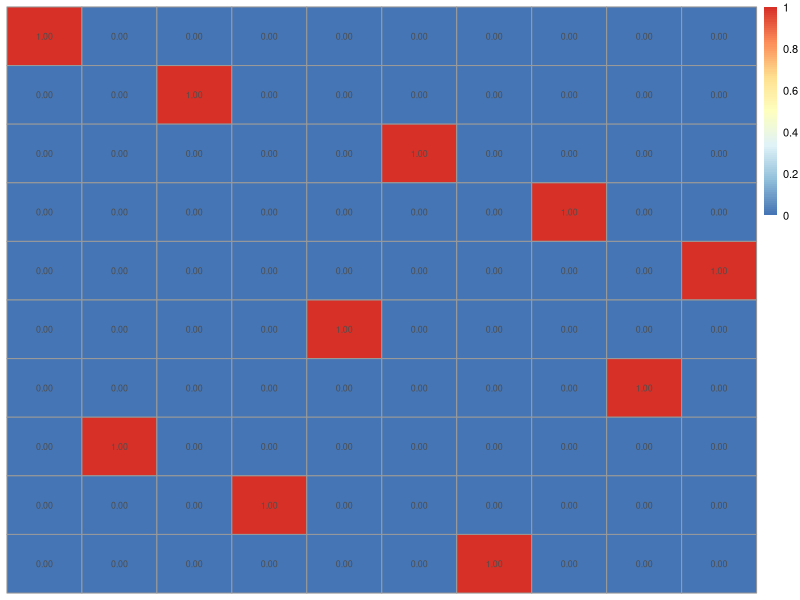
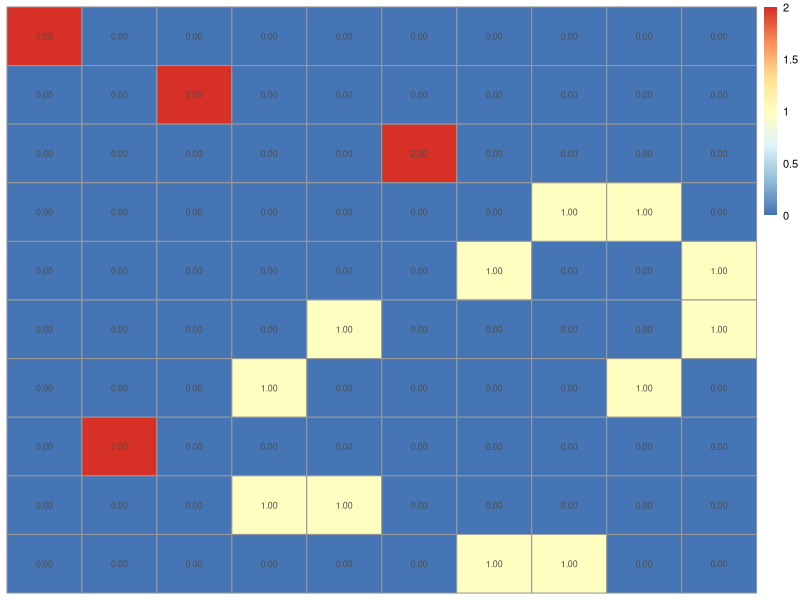
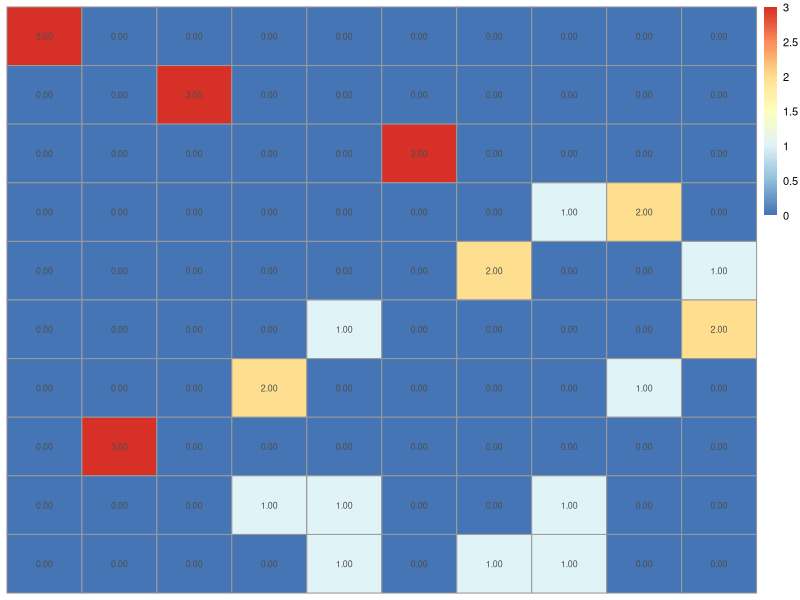
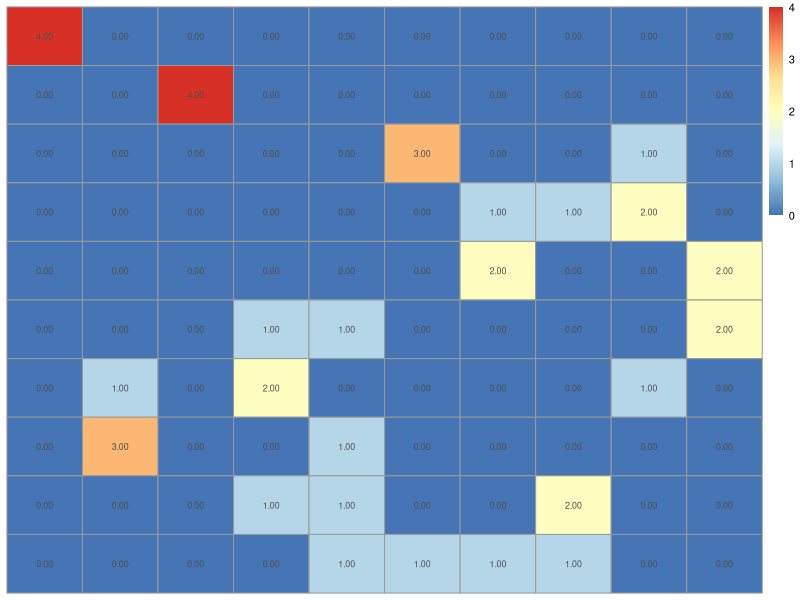
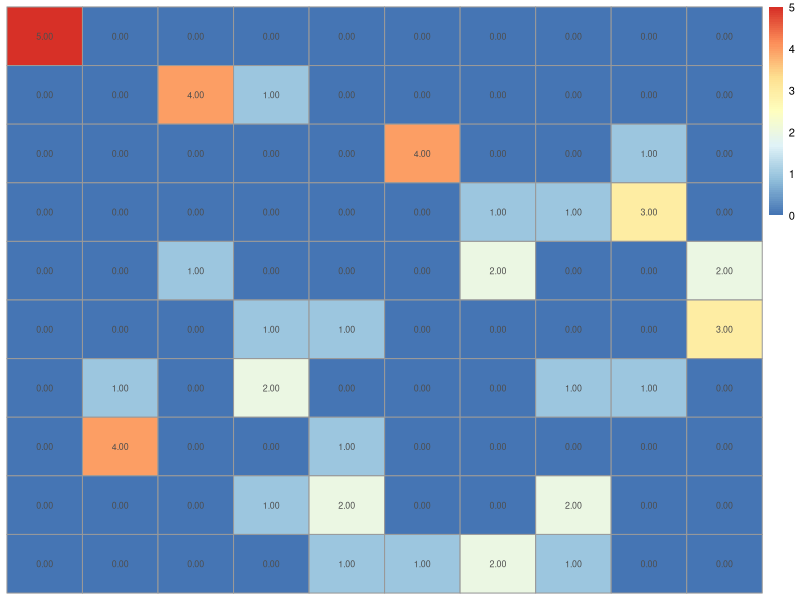
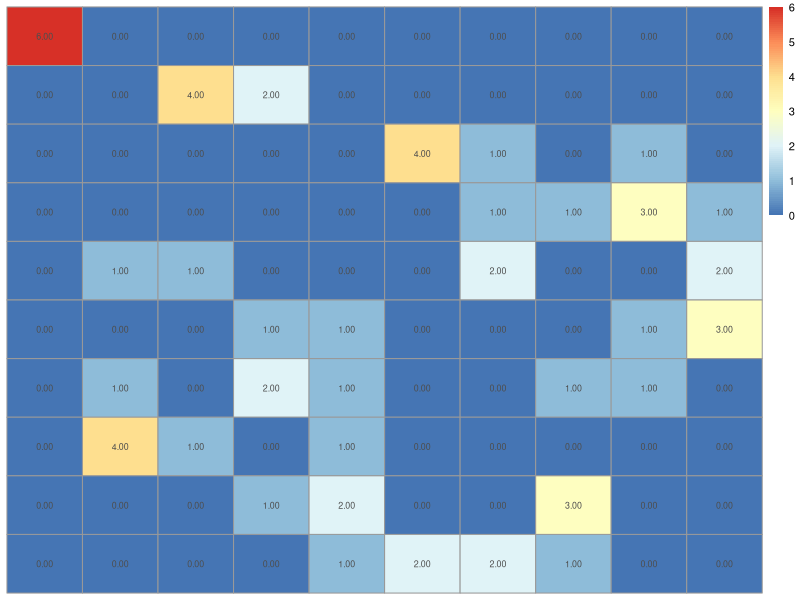
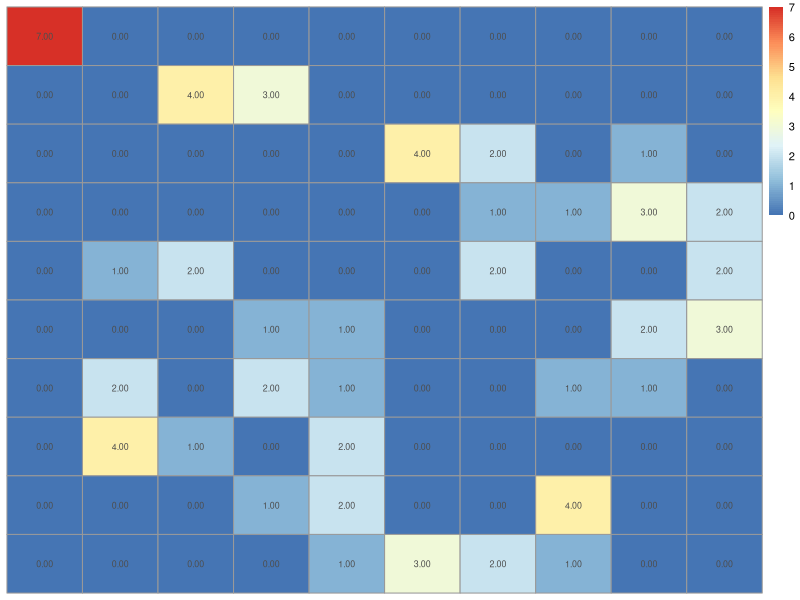
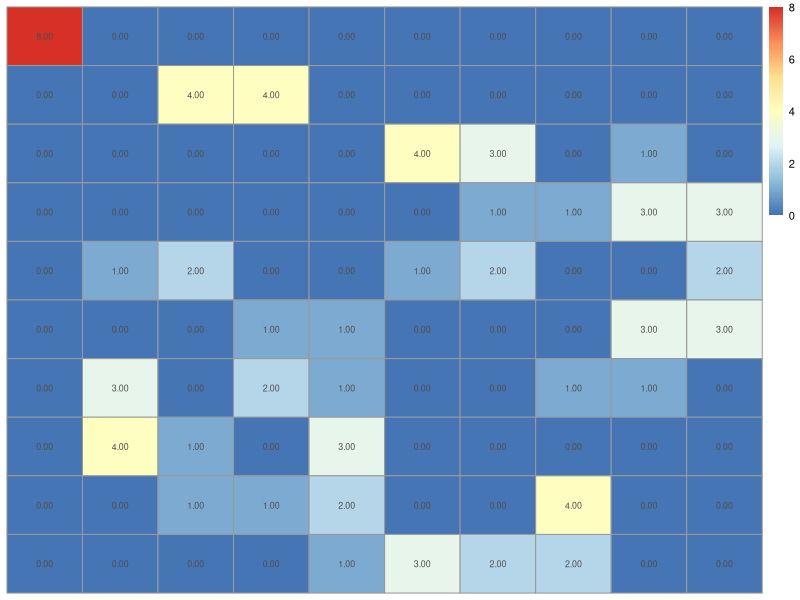

Write R code to recreate these figures, in order.
# Clement Marchand
# Projet des reines en R
###############################################################################################
#Librairies
library(pheatmap) 
###############################################################################################
#init
data <- c()
###############################################################################################
# Functions

is_safe <- function(int, plat) {
  if (grepl(int, plat)) {
    return(FALSE)
  } else {
    num_plat = strsplit(plat, "")[[1]]
    not_safe = ""
    
    i <- 1
    while (i <= length(num_plat)) {
      num <- num_plat[i]
      if (as.numeric(as.numeric(num) + (nchar(plat) + 1 - i)) <= 9) {
        not_safe <- paste0(not_safe, as.numeric(num) + (nchar(plat) + 1 - i))
      }
      if (as.numeric(as.numeric(num) - (nchar(plat) + 1 - i)) >= 0) {
        not_safe <- paste0(not_safe, as.numeric(num) - (nchar(plat) + 1 - i))
      }
      i <- i + 1
    }
    
    if (grepl(int, not_safe)) {
      return(FALSE)
    } else {
      return(TRUE)
    }
  }
}

heatmap <- function(data){
  data[[1]] <- rev(data[[1]])
  heatmap_matrix <- matrix(0, nrow = 10, ncol = 10)
  i <- 1
  while (i <= length(data)) {
    j <- 1
    while (j <= nchar(data[[i]])) {
      value <- as.integer(substr(data[[i]], j, j)) + 1  
      if (value != -1) {
        heatmap_matrix[j, value] <- heatmap_matrix[j, value] + 1
      }
      j <- j + 1
    }
    i <- i + 1
  }
  pheatmap(heatmap_matrix, display_numbers = TRUE, fontsize = 8, cluster_cols = FALSE, cluster_rows = FALSE)
}

safe_queens <- function(plat, nombre_de_print = 0) {
  if (nchar(plat) == 10) {
    data <<- append(data, plat)
    heatmap(data)
    print(plat)
    nombre_de_print <- nombre_de_print + 1
  } else {
    i <- 0
    while (i <= 9) {
      if (is_safe(i, plat)) {
        plat <- paste0(plat, i)
        nombre_de_print <- safe_queens(plat, nombre_de_print)
        plat <- substring(plat, 0, nchar(plat) - 1)
      }
      i <- i + 1
    }
  }
  return(nombre_de_print)
}
###############################################################################################
safe_queens("")


